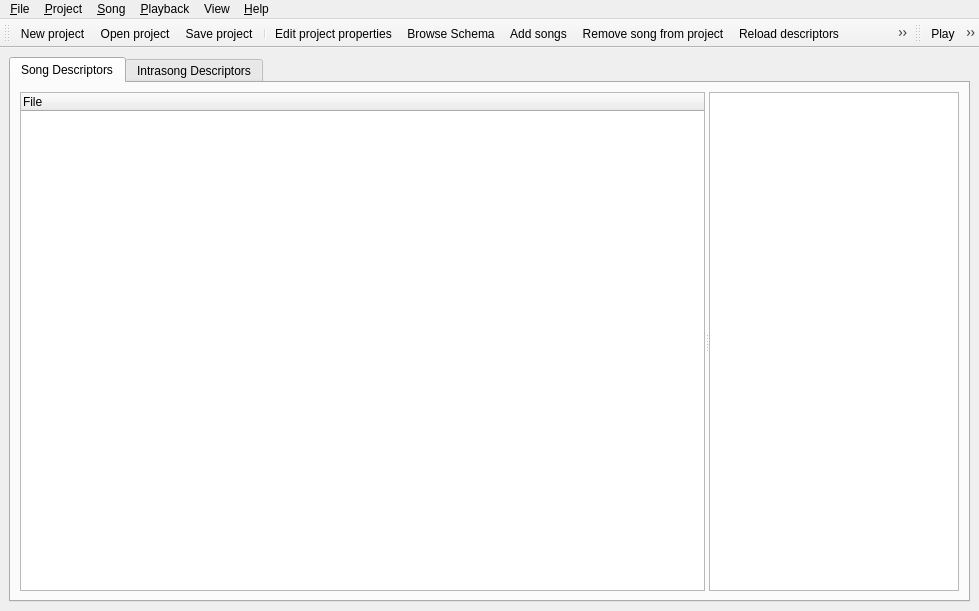
<ui version="4.0" >
 <author></author>
 <comment></comment>
 <exportmacro></exportmacro>
 <class>Annotator</class>
 <widget class="QMainWindow" name="Annotator" >
  <property name="geometry" >
   <rect>
    <x>0</x>
    <y>0</y>
    <width>979</width>
    <height>611</height>
   </rect>
  </property>
  <property name="sizePolicy" >
   <sizepolicy>
    <hsizetype>3</hsizetype>
    <vsizetype>3</vsizetype>
    <horstretch>0</horstretch>
    <verstretch>0</verstretch>
   </sizepolicy>
  </property>
  <property name="maximumSize" >
   <size>
    <width>32767</width>
    <height>32767</height>
   </size>
  </property>
  <property name="windowTitle" >
   <string>Music Annotator</string>
  </property>
  <property name="windowIcon" >
   <iconset resource="images.qrc" >:/logos/images/annotator-icon1.png</iconset>
  </property>
  <widget class="QWidget" name="widget" >
   <layout class="QVBoxLayout" >
    <property name="margin" >
     <number>9</number>
    </property>
    <property name="spacing" >
     <number>6</number>
    </property>
    <item>
     <widget class="QTabWidget" name="mMainTabWidget" >
      <widget class="QWidget" name="mSongLevelTab" >
       <attribute name="title" >
        <string>Song Descriptors</string>
       </attribute>
       <layout class="QVBoxLayout" >
        <property name="margin" >
         <number>9</number>
        </property>
        <property name="spacing" >
         <number>6</number>
        </property>
        <item>
         <widget class="QSplitter" name="mSongLevelSplit" >
          <property name="orientation" >
           <enum>Qt::Horizontal</enum>
          </property>
          <widget class="QTreeWidget" name="mSongListView" >
           <property name="sizePolicy" >
            <sizepolicy>
             <hsizetype>3</hsizetype>
             <vsizetype>1</vsizetype>
             <horstretch>5</horstretch>
             <verstretch>0</verstretch>
            </sizepolicy>
           </property>
           <property name="whatsThis" >
            <string>&lt;p>The &lt;b>project song list&lt;/b> is a list with the working songs for the project.
You can add songs to work with just by selecting the &lt;tt>Project/Add Song to Project&lt;/tt> option on the menu.
Click on one song to load its description.&lt;/p>
&lt;p>If there is no computed description, you can generate it for the selected song it
by clicking the &lt;tt>Compute Descriptors&lt;/tt> button and, once the computation is finished,
the &lt;tt>Reload Descriptors&lt;/tt> one.&lt;/p></string>
           </property>
           <property name="alternatingRowColors" >
            <bool>true</bool>
           </property>
           <property name="selectionMode" >
            <enum>QAbstractItemView::SingleSelection</enum>
           </property>
           <property name="rootIsDecorated" >
            <bool>false</bool>
           </property>
           <column>
            <property name="text" >
             <string>File</string>
            </property>
           </column>
          </widget>
          <widget class="QTableWidget" name="mDescriptorsTable" >
           <property name="sizePolicy" >
            <sizepolicy>
             <hsizetype>4</hsizetype>
             <vsizetype>1</vsizetype>
             <horstretch>1</horstretch>
             <verstretch>0</verstretch>
            </sizepolicy>
           </property>
           <property name="minimumSize" >
            <size>
             <width>250</width>
             <height>0</height>
            </size>
           </property>
           <property name="focusPolicy" >
            <enum>Qt::WheelFocus</enum>
           </property>
           <property name="whatsThis" >
            <string>&lt;p>The &lt;b>song level descriptors table&lt;/b>
contains descriptors values for song level descriptors.
Song level descriptors are those that has a single occurrence for each song.
As constrast, 'note level descriptors' would have an occurrence for each note.&lt;/p>
&lt;p>You can edit the values by clicking to the proper cell.&lt;/p></string>
           </property>
           <property name="selectionMode" >
            <enum>QAbstractItemView::NoSelection</enum>
           </property>
           <property name="rowCount" >
            <number>0</number>
           </property>
           <property name="columnCount" >
            <number>0</number>
           </property>
          </widget>
         </widget>
        </item>
       </layout>
      </widget>
      <widget class="QWidget" name="mIntrasongLevelTab" >
       <attribute name="title" >
        <string>Intrasong Descriptors</string>
       </attribute>
       <layout class="QVBoxLayout" >
        <property name="margin" >
         <number>9</number>
        </property>
        <property name="spacing" >
         <number>6</number>
        </property>
        <item>
         <widget class="QSplitter" name="mVSplit" >
          <property name="orientation" >
           <enum>Qt::Vertical</enum>
          </property>
          <widget class="QSplitter" name="mFrameEditorSplit" >
           <property name="orientation" >
            <enum>Qt::Horizontal</enum>
           </property>
           <widget class="CLAM::VM::BPFPlot" name="mBPFEditor" >
            <property name="sizePolicy" >
             <sizepolicy>
              <hsizetype>3</hsizetype>
              <vsizetype>3</vsizetype>
              <horstretch>2</horstretch>
              <verstretch>0</verstretch>
             </sizepolicy>
            </property>
            <property name="minimumSize" >
             <size>
              <width>700</width>
              <height>200</height>
             </size>
            </property>
            <property name="focusPolicy" >
             <enum>Qt::WheelFocus</enum>
            </property>
            <property name="whatsThis" >
             <string>&lt;p>The &lt;b>frame level descriptors editor&lt;/b> allows editing
			 floating point descriptors that has an occurrence for each frame.&lt;/p>
			 &lt;ul>
			 &lt;li>Dragging Points: Moving them.&lt;/li>
			 &lt;li>Page up/down: Set focus prev/next point&lt;/li>
			 &lt;li>Hover point: Set focus to point&lt;/li>
			 &lt;li>Dragging play positon: Moves it.&lt;/li>
			 &lt;li>'r'+Click: Set the current play position.&lt;/li>
			 &lt;li>Arrows: Change focused point values&lt;/li>
			 &lt;/ul></string>
            </property>
            <property name="frameShape" >
             <enum>QFrame::StyledPanel</enum>
            </property>
            <property name="frameShadow" >
             <enum>QFrame::Raised</enum>
            </property>
           </widget>
           <widget class="QListWidget" name="mFrameLevelAttributeList" >
            <property name="minimumSize" >
             <size>
              <width>200</width>
              <height>0</height>
             </size>
            </property>
            <property name="alternatingRowColors" >
             <bool>true</bool>
            </property>
            <property name="resizeMode" >
             <enum>QListView::Adjust</enum>
            </property>
           </widget>
          </widget>
          <widget class="QSplitter" name="mSegmentEditorSplit" >
           <property name="midLineWidth" >
            <number>4</number>
           </property>
           <widget class="CLAM::VM::AudioPlot" name="mSegmentEditor" >
            <property name="sizePolicy" >
             <sizepolicy>
              <hsizetype>3</hsizetype>
              <vsizetype>3</vsizetype>
              <horstretch>2</horstretch>
              <verstretch>0</verstretch>
             </sizepolicy>
            </property>
            <property name="minimumSize" >
             <size>
              <width>700</width>
              <height>200</height>
             </size>
            </property>
            <property name="focusPolicy" >
             <enum>Qt::WheelFocus</enum>
            </property>
            <property name="whatsThis" >
             <string>&lt;p>The &lt;b>segmentation editor&lt;/b> allows you to change song level segmentations.&lt;/p>
			 &lt;ul>
			 &lt;li>Click Body: Set as current segment&lt;/li>
			 &lt;li>Dragging segment limit: Moves it&lt;/li>
			 &lt;li>Insert + Click: Inserts a segment&lt;/li>
			 &lt;li>Delete: Deletes the current segment&lt;/li>
			 &lt;li>Dragging play positon: Moves it.&lt;/li>
			 &lt;li>'r'+Click: Set the current play position.&lt;/li>
			 &lt;/ul></string>
            </property>
            <property name="frameShape" >
             <enum>QFrame::StyledPanel</enum>
            </property>
            <property name="frameShadow" >
             <enum>QFrame::Raised</enum>
            </property>
           </widget>
           <widget class="QWidget" name="widget" >
            <layout class="QVBoxLayout" >
             <property name="margin" >
              <number>0</number>
             </property>
             <property name="spacing" >
              <number>6</number>
             </property>
             <item>
              <widget class="QTableWidget" name="mSegmentDescriptorsTable" >
               <property name="minimumSize" >
                <size>
                 <width>200</width>
                 <height>0</height>
                </size>
               </property>
               <property name="focusPolicy" >
                <enum>Qt::WheelFocus</enum>
               </property>
               <property name="whatsThis" >
                <string>&lt;p>The &lt;b>segmentation level descriptors table&lt;/b>
allows you to edit values for descriptors 
that are attached to child scope of the 
currently selected segmentation.
&lt;/p>
&lt;p>You can edit the values by clicking 
to the proper cell.&lt;/p></string>
               </property>
               <property name="selectionMode" >
                <enum>QAbstractItemView::NoSelection</enum>
               </property>
               <property name="rowCount" >
                <number>0</number>
               </property>
               <property name="columnCount" >
                <number>0</number>
               </property>
              </widget>
             </item>
             <item>
              <widget class="QComboBox" name="mSegmentationSelection" >
               <property name="whatsThis" >
                <string>This combo box allows you to change the segmentation that is currently displayed on the segmentation view.</string>
               </property>
              </widget>
             </item>
            </layout>
           </widget>
          </widget>
         </widget>
        </item>
       </layout>
      </widget>
     </widget>
    </item>
   </layout>
  </widget>
  <widget class="QToolBar" name="mIntraSongToolbar" >
   <property name="orientation" >
    <enum>Qt::Horizontal</enum>
   </property>
   <attribute name="toolBarArea" >
    <number>4</number>
   </attribute>
   <addaction name="newProjectAction" />
   <addaction name="fileOpen_projectAction" />
   <addaction name="fileSave_projectAction" />
   <addaction name="separator" />
   <addaction name="editProjectPropertiesAction" />
   <addaction name="browseSchemaAction" />
   <addaction name="addSongAction" />
   <addaction name="removeSongAction" />
   <addaction name="reloadDescriptorsAction" />
   <addaction name="songComputeDescriptorsAction" />
   <addaction name="songSaveDescriptorsAction" />
   <addaction name="separator" />
   <addaction name="helpWhatsThisAction" />
  </widget>
  <widget class="QToolBar" name="TransportToolbar" >
   <property name="orientation" >
    <enum>Qt::Horizontal</enum>
   </property>
   <attribute name="toolBarArea" >
    <number>4</number>
   </attribute>
   <addaction name="playAction" />
   <addaction name="pauseAction" />
   <addaction name="stopAction" />
   <addaction name="mLinkCurrentSegmentToPlaybackAction" />
   <addaction name="mAuralizeSegmentOnsetsAction" />
   <addaction name="mAuralizeFrameLevelDescriptorsAction" />
  </widget>
  <widget class="QMenuBar" name="MenuBar" >
   <property name="geometry" >
    <rect>
     <x>0</x>
     <y>0</y>
     <width>979</width>
     <height>28</height>
    </rect>
   </property>
   <widget class="QMenu" name="menuView" >
    <property name="title" >
     <string>View</string>
    </property>
    <addaction name="actionAddSegmentationView" />
    <addaction name="actionAddFrameEvolutionView" />
    <addaction name="actionAddInstantView" />
   </widget>
   <widget class="QMenu" name="mPlaybackMenu" >
    <property name="title" >
     <string>&amp;Playback</string>
    </property>
    <addaction name="playAction" />
    <addaction name="pauseAction" />
    <addaction name="stopAction" />
    <addaction name="separator" />
    <addaction name="mLinkCurrentSegmentToPlaybackAction" />
    <addaction name="mAuralizeSegmentOnsetsAction" />
    <addaction name="mAuralizeFrameLevelDescriptorsAction" />
   </widget>
   <widget class="QMenu" name="mSongMenu" >
    <property name="title" >
     <string>&amp;Song</string>
    </property>
    <addaction name="songSaveDescriptorsAction" />
    <addaction name="reloadDescriptorsAction" />
    <addaction name="songComputeDescriptorsAction" />
   </widget>
   <widget class="QMenu" name="mProjectMenu" >
    <property name="title" >
     <string>&amp;Project</string>
    </property>
    <addaction name="addSongAction" />
    <addaction name="removeSongAction" />
    <addaction name="editProjectPropertiesAction" />
    <addaction name="browseSchemaAction" />
   </widget>
   <widget class="QMenu" name="mFileMenu" >
    <property name="title" >
     <string>&amp;File</string>
    </property>
    <addaction name="newProjectAction" />
    <addaction name="fileOpen_projectAction" />
    <addaction name="fileSave_projectAction" />
    <addaction name="separator" />
    <addaction name="fileExitAction" />
   </widget>
   <widget class="QMenu" name="help" >
    <property name="title" >
     <string>&amp;Help</string>
    </property>
    <addaction name="helpWhatsThisAction" />
    <addaction name="separator" />
    <addaction name="helpAboutQtAction" />
    <addaction name="helpAboutAction" />
   </widget>
   <addaction name="mFileMenu" />
   <addaction name="mProjectMenu" />
   <addaction name="mSongMenu" />
   <addaction name="mPlaybackMenu" />
   <addaction name="menuView" />
   <addaction name="help" />
  </widget>
  <action name="fileExitAction" >
   <property name="icon" >
    <iconset resource="images.qrc" >:/icons/images/exit.png</iconset>
   </property>
   <property name="text" >
    <string>E&amp;xit</string>
   </property>
   <property name="iconText" >
    <string>Exit</string>
   </property>
   <property name="statusTip" >
    <string>Quits the application</string>
   </property>
   <property name="shortcut" >
    <string>Ctrl+Q</string>
   </property>
  </action>
  <action name="helpAboutAction" >
   <property name="text" >
    <string>&amp;About Music Annotator</string>
   </property>
   <property name="iconText" >
    <string>About</string>
   </property>
   <property name="statusTip" >
    <string>Information about the application</string>
   </property>
  </action>
  <action name="newProjectAction" >
   <property name="icon" >
    <iconset resource="images.qrc" >:/icons/images/window_new.png</iconset>
   </property>
   <property name="text" >
    <string>&amp;New project</string>
   </property>
   <property name="iconText" >
    <string>New project</string>
   </property>
   <property name="toolTip" >
    <string>New project</string>
   </property>
   <property name="statusTip" >
    <string>Creates a new project</string>
   </property>
   <property name="shortcut" >
    <string>Ctrl+N</string>
   </property>
  </action>
  <action name="fileSave_projectAction" >
   <property name="icon" >
    <iconset resource="images.qrc" >:/icons/images/project_save.png</iconset>
   </property>
   <property name="text" >
    <string>&amp;Save project</string>
   </property>
   <property name="iconText" >
    <string>Save project</string>
   </property>
   <property name="toolTip" >
    <string>Save project</string>
   </property>
   <property name="statusTip" >
    <string>Save project</string>
   </property>
   <property name="shortcut" >
    <string>Ctrl+S</string>
   </property>
  </action>
  <action name="fileOpen_projectAction" >
   <property name="icon" >
    <iconset resource="images.qrc" >:/icons/images/project_open.png</iconset>
   </property>
   <property name="text" >
    <string>&amp;Open project</string>
   </property>
   <property name="iconText" >
    <string>Open project</string>
   </property>
   <property name="toolTip" >
    <string>Open project</string>
   </property>
   <property name="statusTip" >
    <string>Open project</string>
   </property>
   <property name="shortcut" >
    <string>Ctrl+O</string>
   </property>
  </action>
  <action name="addSongAction" >
   <property name="icon" >
    <iconset resource="images.qrc" >:/icons/images/vcs_add.png</iconset>
   </property>
   <property name="text" >
    <string>&amp;Add songs to project</string>
   </property>
   <property name="iconText" >
    <string>Add songs</string>
   </property>
   <property name="statusTip" >
    <string>Add songs to project</string>
   </property>
   <property name="shortcut" >
    <string>Ctrl+A</string>
   </property>
  </action>
  <action name="removeSongAction" >
   <property name="enabled" >
    <bool>true</bool>
   </property>
   <property name="icon" >
    <iconset resource="images.qrc" >:/icons/images/vcs_remove.png</iconset>
   </property>
   <property name="text" >
    <string>Remove song from project</string>
   </property>
   <property name="iconText" >
    <string>Remove song from project</string>
   </property>
   <property name="statusTip" >
    <string>Remove song from project</string>
   </property>
   <property name="shortcut" >
    <string/>
   </property>
  </action>
  <action name="browseSchemaAction" >
   <property name="icon" >
    <iconset resource="images.qrc" >:/icons/images/view_tree.png</iconset>
   </property>
   <property name="text" >
    <string>Browse &amp;Schema</string>
   </property>
   <property name="iconText" >
    <string>Browse Schema</string>
   </property>
  </action>
  <action name="songSaveDescriptorsAction" >
   <property name="enabled" >
    <bool>false</bool>
   </property>
   <property name="icon" >
    <iconset resource="images.qrc" >:/icons/images/filesave.png</iconset>
   </property>
   <property name="text" >
    <string>&amp;Save Descriptors</string>
   </property>
   <property name="iconText" >
    <string>Save Descriptors</string>
   </property>
  </action>
  <action name="mAuralizeSegmentOnsetsAction" >
   <property name="checkable" >
    <bool>true</bool>
   </property>
   <property name="icon" >
    <iconset resource="images.qrc" >:/icons/images/auralizeOnsets.png</iconset>
   </property>
   <property name="text" >
    <string>Auralize segments &amp;onsets</string>
   </property>
   <property name="iconText" >
    <string>Auralize segments onsets</string>
   </property>
  </action>
  <action name="mAuralizeFrameLevelDescriptorsAction" >
   <property name="checkable" >
    <bool>true</bool>
   </property>
   <property name="icon" >
    <iconset resource="images.qrc" >:/icons/images/auralizeFrameLevel.png</iconset>
   </property>
   <property name="text" >
    <string>Auralize &amp;frame level descriptors</string>
   </property>
   <property name="iconText" >
    <string>Auralize frame level descriptors</string>
   </property>
  </action>
  <action name="songComputeDescriptorsAction" >
   <property name="icon" >
    <iconset resource="images.qrc" >:/icons/images/gear.png</iconset>
   </property>
   <property name="text" >
    <string>&amp;Compute descriptors</string>
   </property>
   <property name="iconText" >
    <string>Compute descriptors</string>
   </property>
  </action>
  <action name="helpWhatsThisAction" >
   <property name="icon" >
    <iconset resource="images.qrc" >:/icons/images/contexthelp.png</iconset>
   </property>
   <property name="text" >
    <string>&amp;What's this?</string>
   </property>
   <property name="iconText" >
    <string>What's this?</string>
   </property>
   <property name="shortcut" >
    <string>Shift+F1</string>
   </property>
  </action>
  <action name="playAction" >
   <property name="icon" >
    <iconset resource="images.qrc" >:/icons/images/player_play.png</iconset>
   </property>
   <property name="text" >
    <string>Play</string>
   </property>
   <property name="iconText" >
    <string>Play</string>
   </property>
   <property name="shortcut" >
    <string>Ctrl+P</string>
   </property>
  </action>
  <action name="pauseAction" >
   <property name="icon" >
    <iconset resource="images.qrc" >:/icons/images/player_pause.png</iconset>
   </property>
   <property name="text" >
    <string>Pause</string>
   </property>
   <property name="iconText" >
    <string>Pause</string>
   </property>
   <property name="shortcut" >
    <string>Ctrl+W</string>
   </property>
  </action>
  <action name="stopAction" >
   <property name="icon" >
    <iconset resource="images.qrc" >:/icons/images/player_stop.png</iconset>
   </property>
   <property name="text" >
    <string>Stop</string>
   </property>
   <property name="iconText" >
    <string>Stop</string>
   </property>
   <property name="shortcut" >
    <string>Ctrl+D</string>
   </property>
  </action>
  <action name="mLinkCurrentSegmentToPlaybackAction" >
   <property name="checkable" >
    <bool>true</bool>
   </property>
   <property name="icon" >
    <iconset resource="images.qrc" >:/icons/images/segmentFollows.png</iconset>
   </property>
   <property name="text" >
    <string>&amp;Link current segment to playback</string>
   </property>
   <property name="iconText" >
    <string>Link current segment to playback</string>
   </property>
  </action>
  <action name="helpAboutQtAction" >
   <property name="text" >
    <string>About &amp;Qt</string>
   </property>
   <property name="statusTip" >
    <string>Information about Qt</string>
   </property>
  </action>
  <action name="reloadDescriptorsAction" >
   <property name="icon" >
    <iconset resource="images.qrc" >:/icons/images/reload.png</iconset>
   </property>
   <property name="text" >
    <string>&amp;Reload descriptors</string>
   </property>
   <property name="statusTip" >
    <string>Reload descriptors file</string>
   </property>
  </action>
  <action name="actionAddSegmentationView" >
   <property name="enabled" >
    <bool>false</bool>
   </property>
   <property name="text" >
    <string>Add &amp;segmentation view</string>
   </property>
   <property name="statusTip" >
    <string>Add segmentation view</string>
   </property>
  </action>
  <action name="actionAddFrameEvolutionView" >
   <property name="enabled" >
    <bool>false</bool>
   </property>
   <property name="text" >
    <string>Add &amp;frame evolution view</string>
   </property>
  </action>
  <action name="actionAddInstantView" >
   <property name="enabled" >
    <bool>false</bool>
   </property>
   <property name="text" >
    <string>Add &amp;instant view</string>
   </property>
  </action>
  <action name="editProjectPropertiesAction" >
   <property name="icon" >
    <iconset resource="images.qrc" >:/icons/images/edit.png</iconset>
   </property>
   <property name="text" >
    <string>Edit project properties</string>
   </property>
  </action>
 </widget>
 <layoutdefault spacing="6" margin="11" />
 <pixmapfunction></pixmapfunction>
 <customwidgets>
  <customwidget>
   <class>CLAM::VM::BPFPlot</class>
   <extends>QFrame</extends>
   <header>vmBPFPlot.hxx</header>
   <container>0</container>
   <pixmap></pixmap>
  </customwidget>
  <customwidget>
   <class>CLAM::VM::AudioPlot</class>
   <extends>QFrame</extends>
   <header>vmAudioPlot.hxx</header>
   <container>0</container>
   <pixmap></pixmap>
  </customwidget>
 </customwidgets>
 <tabstops>
  <tabstop>mMainTabWidget</tabstop>
  <tabstop>mSongListView</tabstop>
  <tabstop>mDescriptorsTable</tabstop>
  <tabstop>mBPFEditor</tabstop>
  <tabstop>mFrameLevelAttributeList</tabstop>
  <tabstop>mSegmentEditor</tabstop>
  <tabstop>mSegmentDescriptorsTable</tabstop>
  <tabstop>mSegmentationSelection</tabstop>
 </tabstops>
 <resources>
  <include location="images.qrc" />
 </resources>
 <connections/>
</ui>
